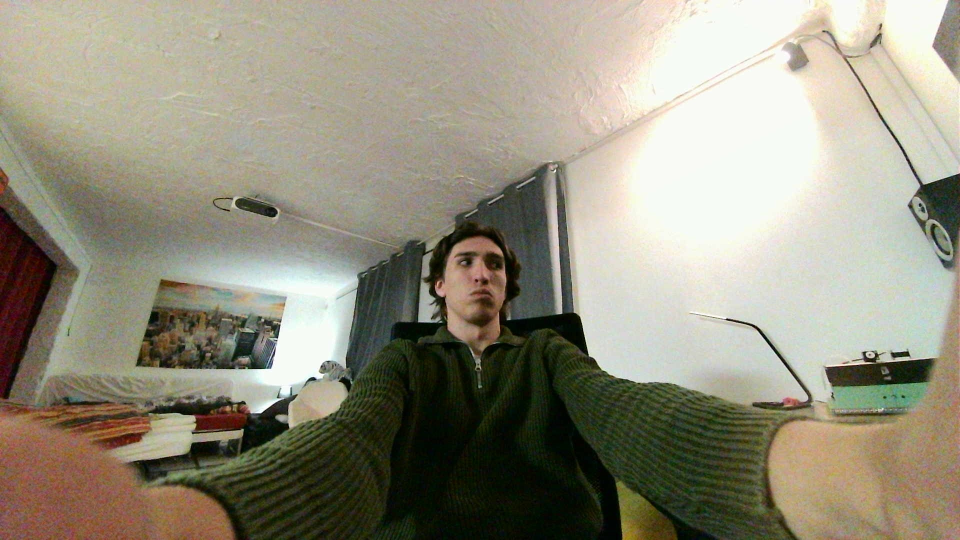
#> input picture Code/Platform/Camera/Archive/Calibration_V3/Test_pictures/Normal/0_L.jpg, 1920 x 1080 px (shown at 1/2 size)
$ python resize.py
#> lines starting #> are read from the running program, lines starting #| are printed output that depends on the picture
import cv2 as cv
import numpy as np


cv.namedWindow('Camera',cv.WINDOW_AUTOSIZE)

#test images
left = cv.imread("Test_pictures/Normal/0_L.jpg")
#> left is the input picture: shape (1080, 1920, 3); mean B, G, R 126.5, 143.7, 148
right = cv.imread("Test_pictures/Normal/0_R.jpg")
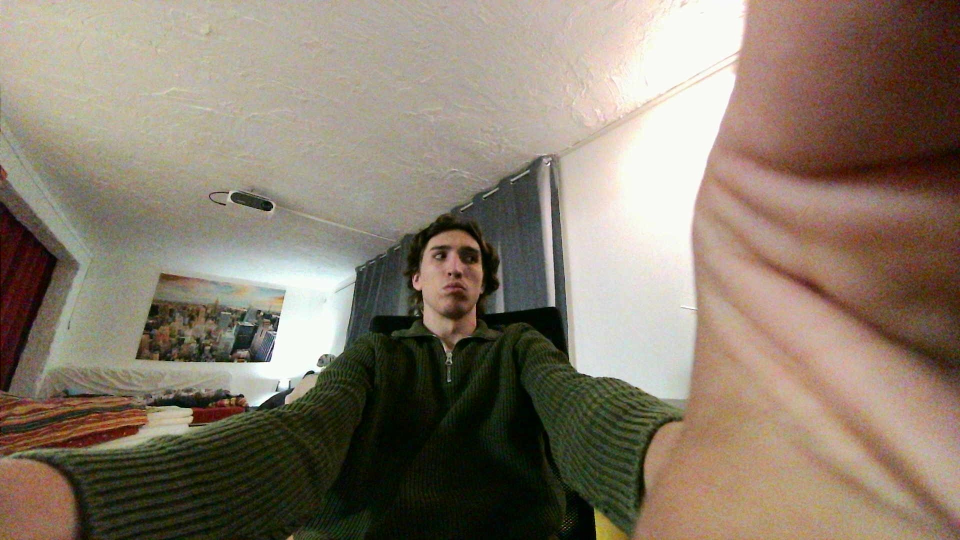
#> input picture TestSoftware/Camera/Archive/Calibration_V3/Test_pictures/Normal/0_R.jpg, 1920 x 1080 px, found by its file name (shown at 1/2 size)
#> right is the input picture: shape (1080, 1920, 3); mean B, G, R 109, 124.2, 136.7
print(left)
#> (printed output is left out)

scale = 0.4
left_resized = cv.resize(left, None, fx = scale, fy = scale)
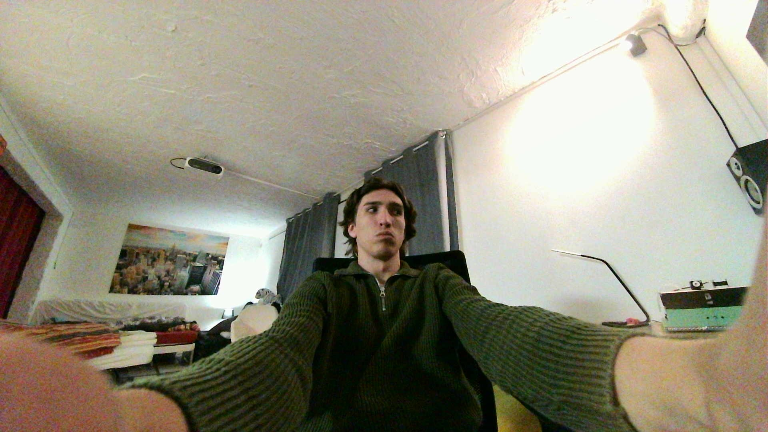
#> left_resized: shape (432, 768, 3); mean B, G, R 126.4, 143.6, 147.9
right_resized = cv.resize(right, None, fx = scale, fy = scale)
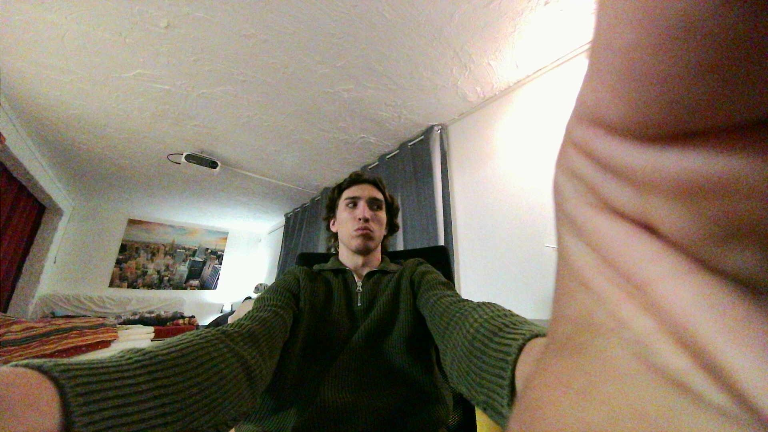
#> right_resized: shape (432, 768, 3); mean B, G, R 108.9, 124.2, 136.7

stack = np.hstack((left_resized,right_resized))
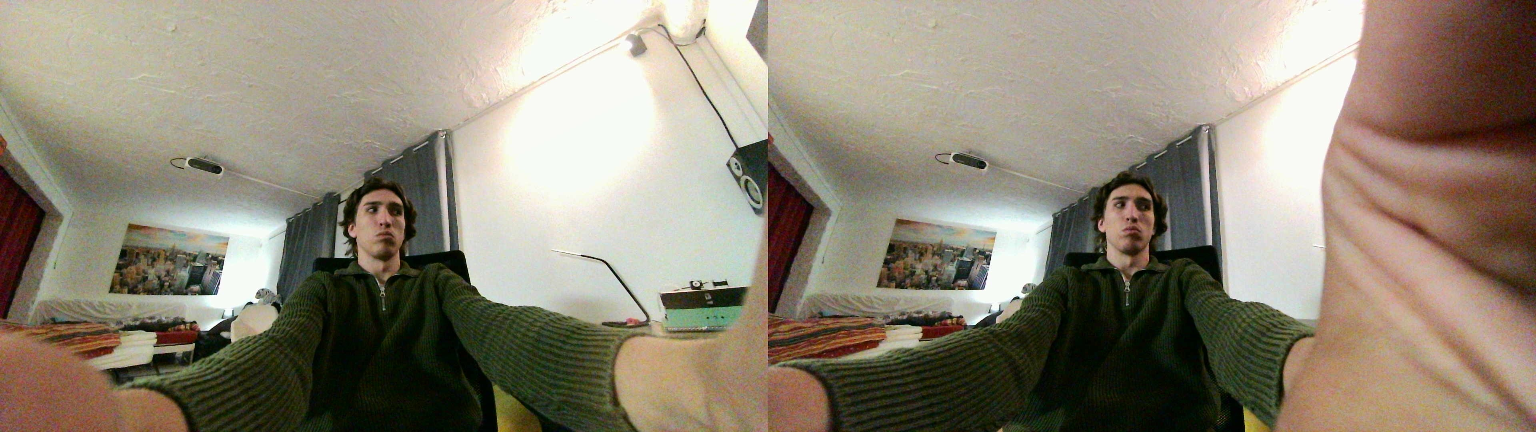
#> stack: shape (432, 1536, 3); mean B, G, R 117.7, 133.9, 142.3

cv.imshow("Camera",stack)
# cv.imshow("normal",left)
cv.waitKey(3000)
#> (the run stopped early here; a loop or call above may not have finished)
